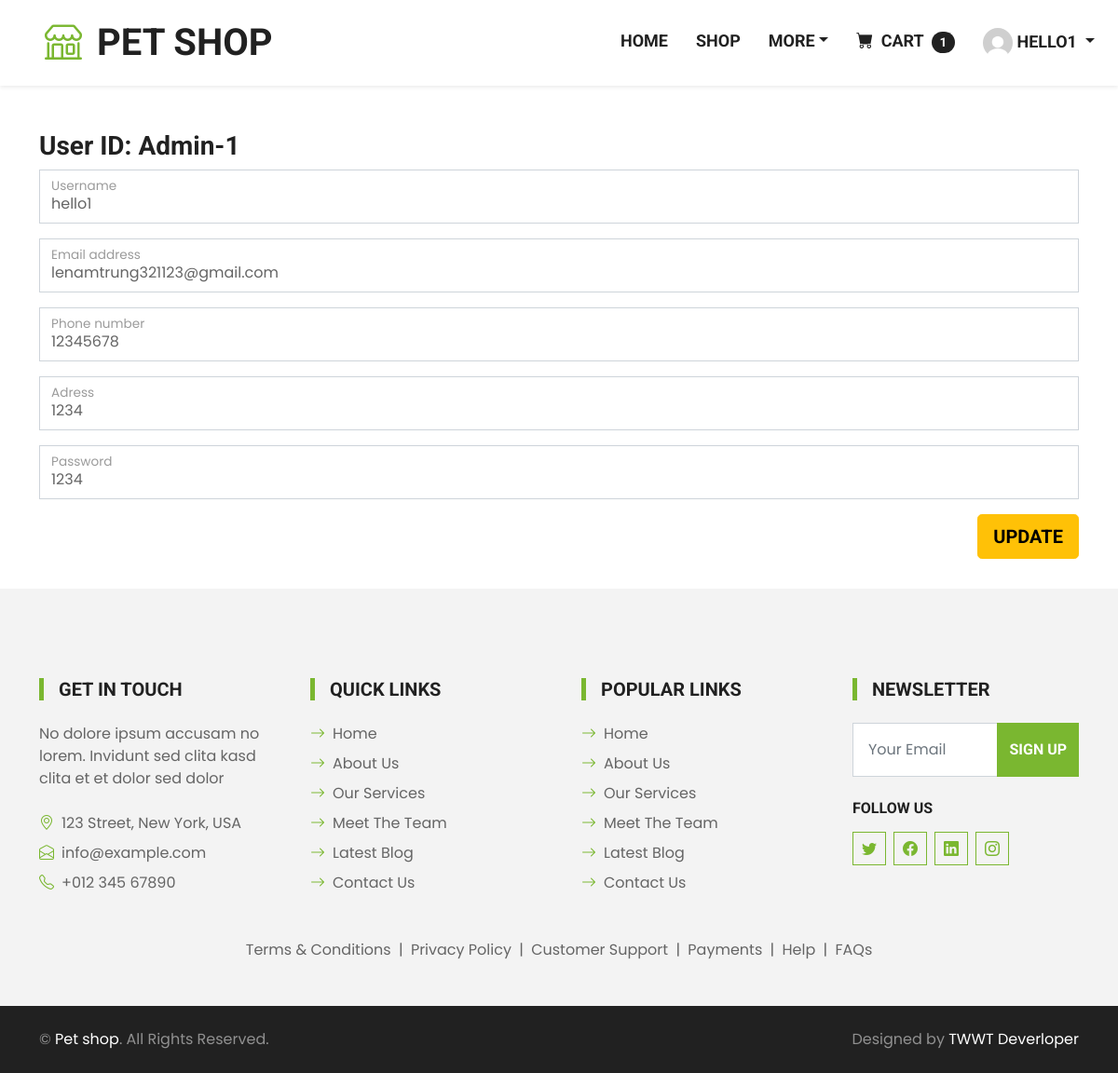
/update_user.php (signed in), run on the app's committed database.
### tables this page shows
CREATE TABLE `users` (
  `IDuser` int(11) NOT NULL,
  `username` varchar(200) NOT NULL,
  `password` varchar(200) NOT NULL,
  `email` varchar(400) NOT NULL,
  `phone` int(12) NOT NULL,
  `adress` text NOT NULL,
  `role` tinyint(1) NOT NULL
);

### backend/Database.php (called while the page is built, shortened)
<?php
class Database
{
    private $host = 'localhost';
    private $db_name = 'pet_shop';
    private $username = 'root';
    private $password = '';
    private $conn;
    public function __construct()
    {
        $this->conn = null;
        try {
            $this->conn = new PDO('mysql:host=' . $this->host . ';dbname=' . $this->db_name, $this->username, $this->password);
            $this->conn->setAttribute(PDO::ATTR_ERRMODE, PDO::ERRMODE_EXCEPTION);
        } catch (PDOException $e) {
            echo 'Connection Error: ' . $e->getMessage();
        }
    }
    public function slectUserById($id)
    {
        $sql = "SELECT * FROM users WHERE IDuser = :id";
        $stmt = $this->conn->prepare($sql);
        $stmt->bindParam(':id', $id);
        $stmt->execute();
        $result = $stmt->fetchAll(PDO::FETCH_ASSOC);
        return $result;
    }
}

### backend/User.php (called while the page is built, shortened)
<?php
include_once(__DIR__ . '/Database.php');
class User {
    private $db;
    public function __construct() {
        $this->db = new Database();
    }
    public function selectUserByID($id) {
        $result = $this->db->slectUserById($id);
        return $result;
    }
}

### update_user.php (the view, shortened to what this page needs)
<?php include 'layouts/header.php'; ?>
<?php
include_once('backend/User.php');
$user = new User();
$result = $user->selectUserByID($_SESSION['id']);
if ($result[0]['role'] == 1) {
    $role = 'Admin';
} else {
    $role = 'User';
}
?>
<section>
    <div class="container pt-5 pb-5">
        <div class="mb-5">
            <h3 class="h3">User ID:
                <?php echo ($role . "-" . $result[0]['IDuser']) ?>
            </h3>
            <form method="post">
                <div class="form-floating mb-3 ">
                    <input type="text" class="form-control" id="floatingInputUsername" placeholder="myusername"
                        name="username" value="<?php echo ($result[0]['username']) ?>" required>
                    <label for="floatingInputUsername">Username</label>
                </div>
                <div class="form-floating mb-3 ">
                    <input type="email" class="form-control" id="floatingInputEmail" placeholder="name@example.com"
                        name="email" value="<?php echo ($result[0]['email']) ?>" required>
                    <label for="floatingInputEmail">Email address</label>
                </div>
                <div class="form-floating mb-3 ">
                    <input type="number" class="form-control" id="floatingInputPhone" placeholder="1234567890"
                        name="phone" value="<?php echo ($result[0]['phone']) ?>" required>
                    <label for="floatingInputPhone">Phone number</label>
                </div>
                <div class="form-floating mb-3 ">
                    <input type="text" class="form-control" id="floatingInputAdress" placeholder="myadress"
                        name="adress" value="<?php echo ($result[0]['adress']) ?>" required>
                    <label for="floatingInputAdress">Adress</label>
                </div>
                <div class="form-floating mb-3 ">
                    <input type="text" class="form-control" id="floatingPassword" placeholder="Password" name="password"
                        value="<?php echo ($result[0]['password']) ?>" required>
                    <label for="floatingPassword">Password</label>
                </div>
                <div class="mb-2">
                    <button class="btn btn-lg btn-warning btn-login fw-bold text-uppercase float-end" type="submit"
                        name="update">Update</button>
                </div>
            </form>
        </div>
    </div>
</section>
<?php include 'layouts/footer.php'; ?>

### css/style.css (style rules this page uses)
:root { --primary: #7AB730; --secondary: #FFD33C; --light: #F3F3F3; --dark: #212121; }
.btn { font-family: 'Roboto', sans-serif; text-transform: uppercase; font-weight: 700; transition: .5s; }

### data on the page
users: role "Admin", IDuser "1", username "hello1", email "lenamtrung321123@gmail.com", phone "12345678", adress "1234", password "1234"

### other printed values
$_SESSION['cart'] "1"
$name "HELLO1"
